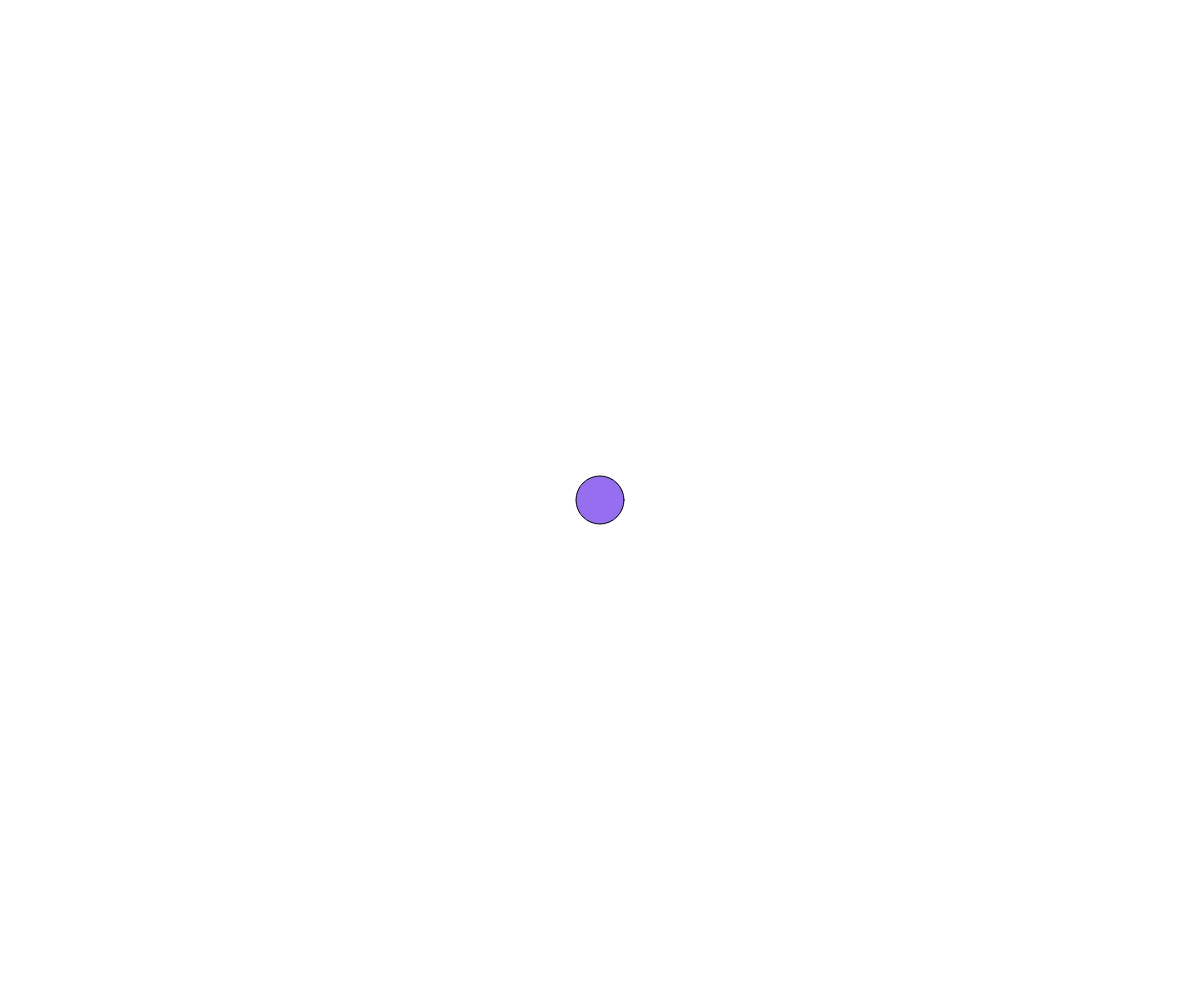
Frame 1 (no input)
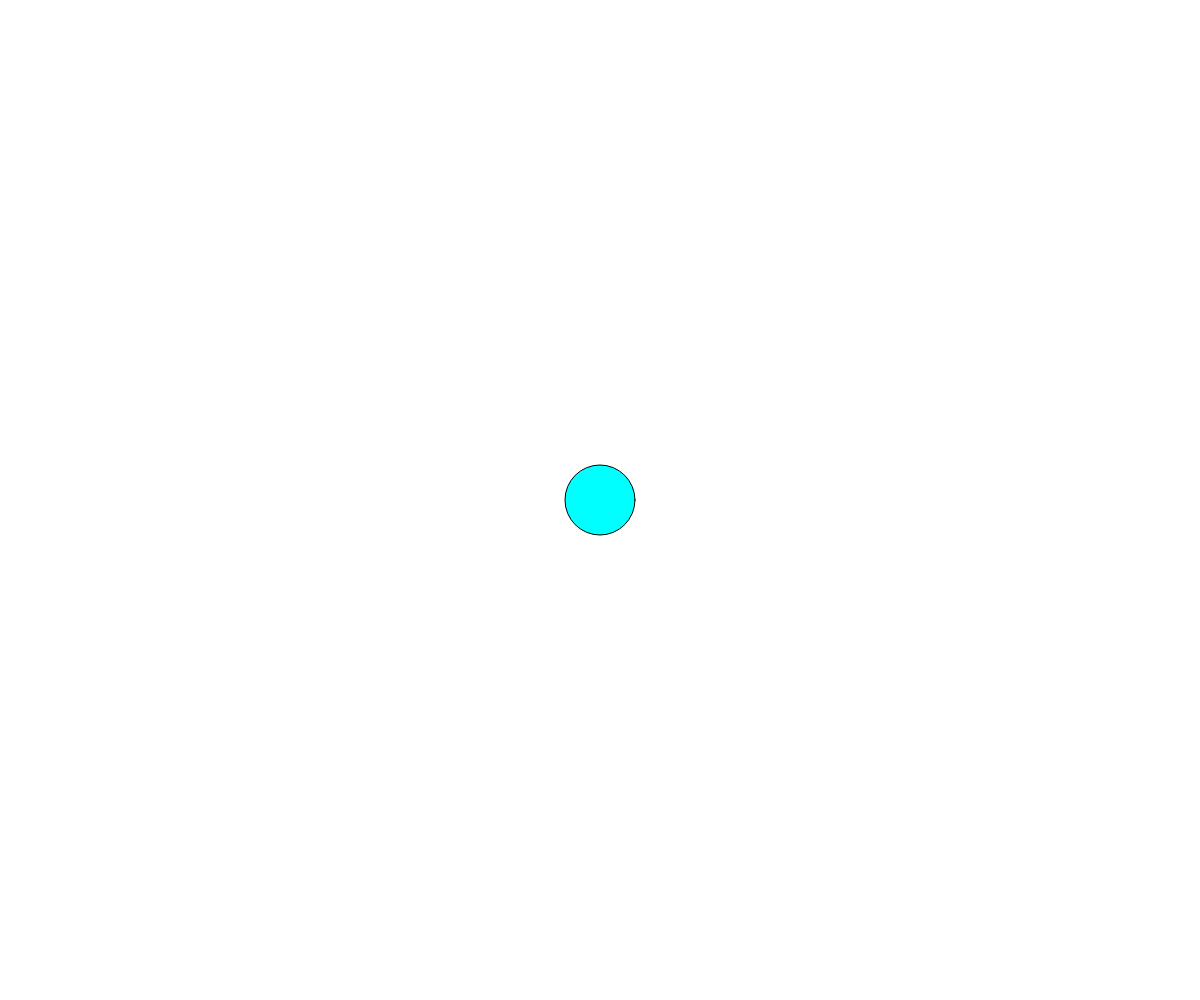
Frame 60 (no input)
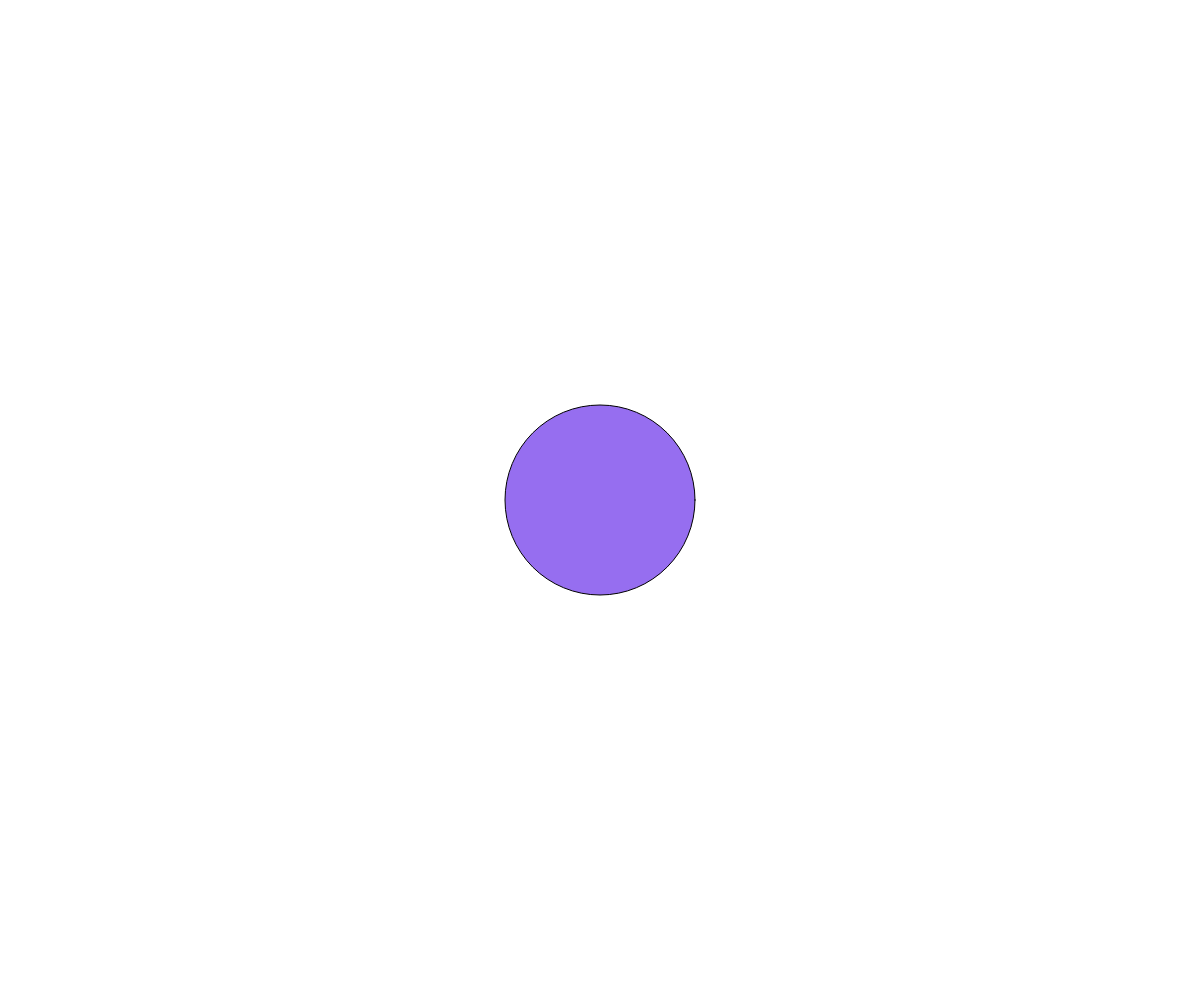
Frame 120 (the mouse pressed at the canvas centre since frame 60)

The p5.js sketch that drew these frames (run headless with seeded random() and noise() and a simulated clock; from frame 60 on, the mouse is pressed at the canvas centre):

// p5.js sketch
// ── sketch.js
// State Variables
// Mr. Scott
// Sept 25, 2024

// Global Variables
let currentColor = 1;  //0, 1 , 2
let circleSize = 50;
let growing = false;  //2-state  (true/false)
let myColor;

function setup() {
  createCanvas(windowWidth, windowHeight);
  myColor = color(150, 110, 240); //3-tuple 
}

function draw() {
  background(255);

  //circle code - fill value  using SWITCH statement
  switch (currentColor) { //what is the value of currentC?
    case 0:
      fill(255, 0, 0); break;
    case 1:
      fill(myColor); break;
    case 2:
      fill(0, 255, 255); break;
  }

  //circle: change the color state (variable)

  if (frameCount % 30 === 0) { //true once each 30 frames
    //0, 1, 2, 3, 4, 5, 6, 7, 8, 9
    currentColor++;
    if (currentColor > 2) currentColor = 0;
  }

  //circle, grow/shrink
  if(growing) circleSize += 2;
  else circleSize -=2;
  
  //circle:  Actually draw it!
  circle(width / 2, height / 2, circleSize);
}

function keyPressed(){
  //called automatically when a key is pressed
  if(key === "a"){
    growing = !growing;
  }
}
